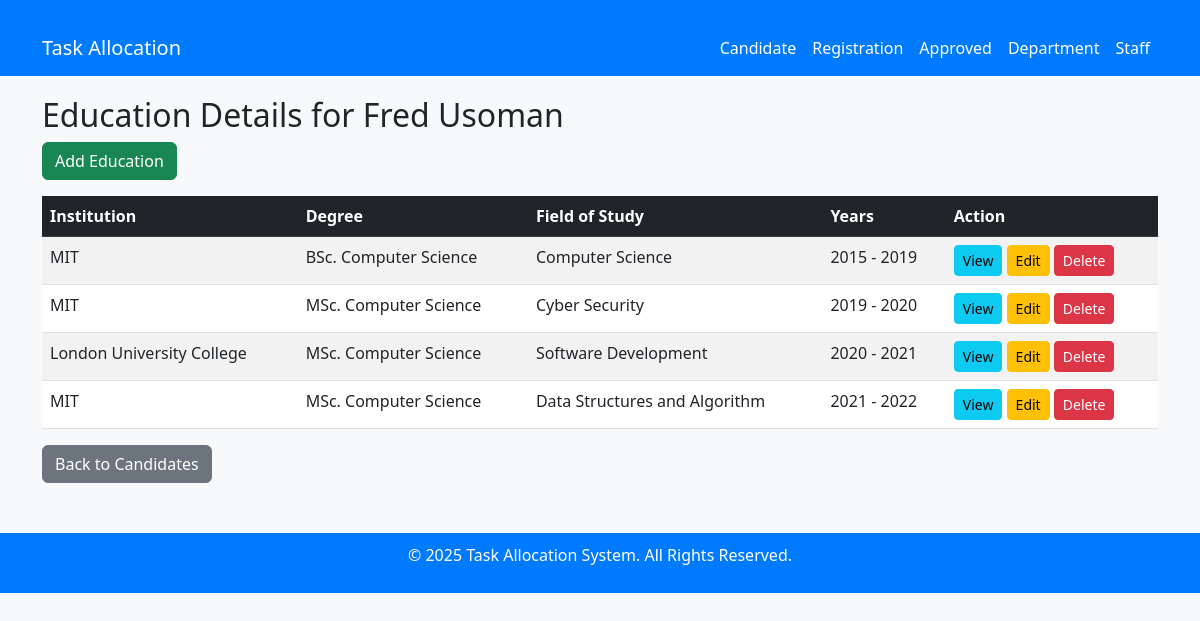
Page /education/3/ on the committed database.
### mainApp/models.py (models this page shows, shortened)
class Candidate(models.Model):
    first_name = models.CharField(max_length=100)
    last_name = models.CharField(max_length=100)
    email = models.EmailField(unique=True)
    phone = models.CharField(max_length=20, blank=True, null=True)
    resume = models.FileField(upload_to="resumes/", blank=True, null=True)
    certificate = models.FileField(upload_to="certificates/", blank=True, null=True)
    GENDER_LIST = [
        ("Male" ,"Male"),
        ("Female" , "Female"),
    ]
    gender = models.CharField(max_length=50, choices=GENDER_LIST, default="Male")
    approval = models.CharField(max_length=20, default='not_approved')
    role = models.CharField(max_length=50, default='no_role')
    date_applied = models.DateTimeField(auto_now_add=True)

class Education(models.Model):
    candidate = models.ForeignKey(Candidate, on_delete=models.CASCADE, related_name="education")
    institution_name = models.CharField(max_length=255)
    degree = models.CharField(max_length=255)
    field_of_study = models.CharField(max_length=255, blank=True, null=True)
    start_year = models.IntegerField()
    end_year = models.IntegerField(blank=True, null=True)

### mainApp/views.py (the view)
# urls.py: path('education/<int:candidate_id>/', views.education_list, name='education_list'),
def education_list(request, candidate_id):
    candidate = get_object_or_404(Candidate, id=candidate_id)
    education = Education.objects.filter(candidate=candidate)
    return render(request, 'task_allocation/education/list.html', {'education': education, 'candidate': candidate})

### templates/task_allocation/education/list.html (shortened to what this page needs)
{% extends '../base.html' %} {% block title %} Education - {{ candidate.first_name }} {{ candidate.last_name }} {% endblock %} {% block content %}
<h2>
  Education Details for {{ candidate.first_name }} {{ candidate.last_name }}
</h2>
<a href="{% url 'add_education' candidate.id %}" class="btn btn-success mb-3"
  >Add Education</a
>
<table class="table table-striped">
  <thead class="table-dark">
    <tr>
      <th>Institution</th>
      <th>Degree</th>
      <th>Field of Study</th>
      <th>Years</th>
      <th>Action</th>
    </tr>
  </thead>
  <tbody>
    {% for edu in education %}
    <tr>
      <td>{{ edu.institution_name }}</td>
      <td>{{ edu.degree }}</td>
      <td>{{ edu.field_of_study }}</td>
      <td>
        {{ edu.start_year }} - {% if edu.end_year %} {{ edu.end_year }} {% else %} Present {% endif %}
      </td>
      <td>
          <button type="button" class="btn btn-info btn-sm" data-bs-toggle="modal" data-bs-target="#exampleModal"
          onclick="showApprovedCandidateDetails('{{ edu.id }}', '{{candidate.id}}')" >View</button>
        <a
          href="{% url 'edit_education' edu.id candidate.id %}"
          class="btn btn-warning btn-sm"
          >Edit</a
        >
        <a
          href="{% url 'delete_education' edu.id candidate.id %}"
          class="btn btn-danger btn-sm"
          onclick="return confirm('Are you sure you want to delete this candidate education records?');"
          >Delete</a
        >
      </td>
    </tr>
    {% empty %}
    <tr>
      <td colspan="4" class="text-center">No education records found.</td>
    </tr>
    {% endfor %}
  </tbody>
</table>
<a href="{% url 'candidate_list' %}" class="btn btn-secondary"
  >Back to Candidates</a
>
{% endblock %}

### templates/task_allocation/base.html (style rules this page uses)
body { background-color: #f8f9fa; }

### rows in the picture
Candidate: first_name "Fred", last_name "Usoman"
Education: institution_name "MIT", degree "BSc. Computer Science", field_of_study "Computer Science", start_year "2015", end_year "2019"
Education: institution_name "MIT", degree "MSc. Computer Science", field_of_study "Cyber Security", start_year "2019", end_year "2020"
Education: institution_name "London University College", degree "MSc. Computer Science", field_of_study "Software Development", start_year "2020", end_year "2021"
Education: institution_name "MIT", degree "MSc. Computer Science", field_of_study "Data Structures and Algorithm", start_year "2021", end_year "2022"
